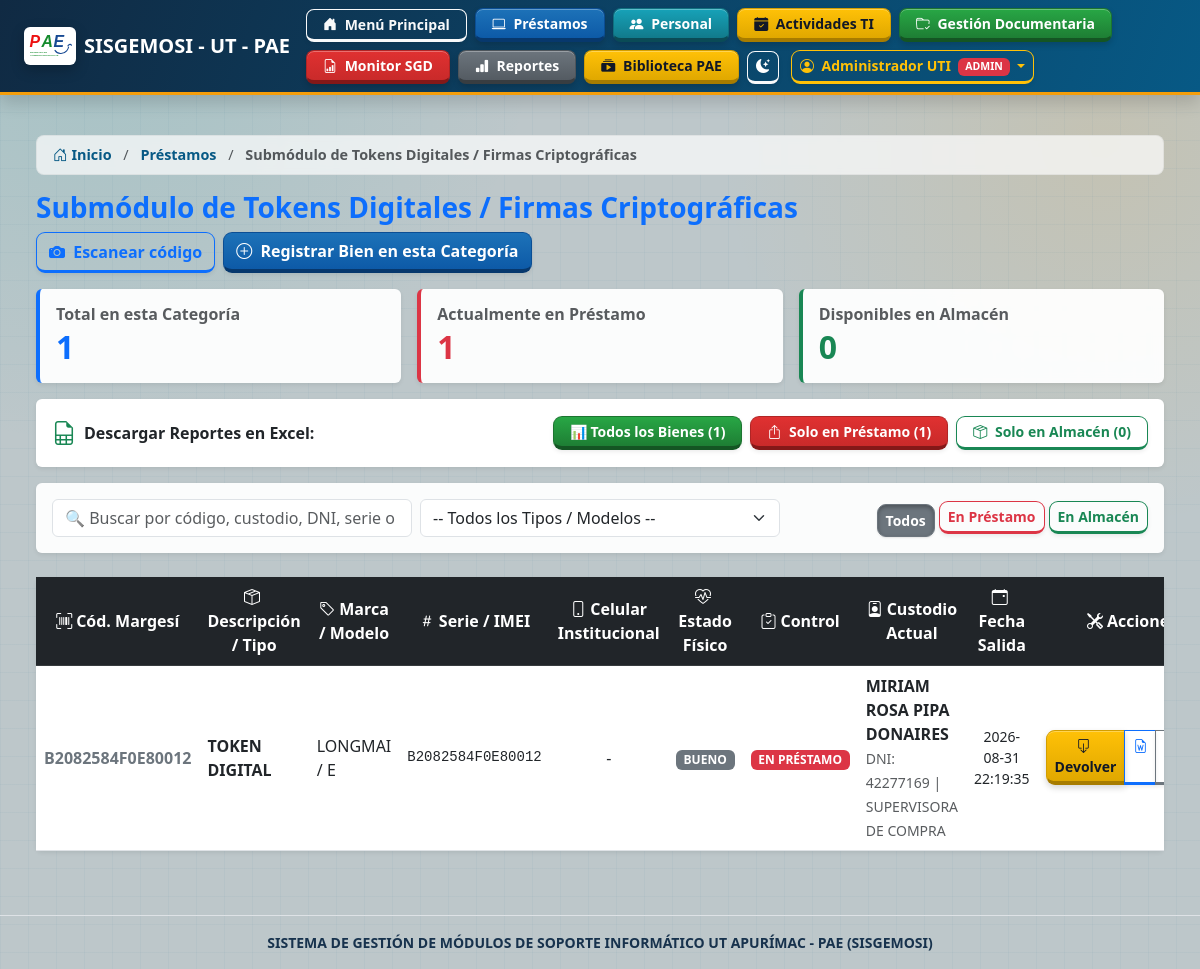
The app's page /prestamos/tokens (signed in) with its own data.
### tables this page shows
CREATE TABLE prestamos (
        id INTEGER PRIMARY KEY AUTOINCREMENT,
        equipo_id INTEGER NOT NULL,
        trabajador_id INTEGER NOT NULL,
        fecha_prestamo DATETIME DEFAULT CURRENT_TIMESTAMP,
        fecha_devolucion DATETIME NULL,
        estado TEXT DEFAULT 'ACTIVO',
        observaciones_entrega TEXT,
        observaciones_devolucion TEXT,
        archivo_acta_entrega TEXT,
        archivo_acta_recepcion TEXT,
        FOREIGN KEY (equipo_id) REFERENCES equipos (id),
        FOREIGN KEY (trabajador_id) REFERENCES trabajadores (id)
    );

CREATE TABLE equipos (
        id INTEGER PRIMARY KEY AUTOINCREMENT,
        codigo_interno TEXT UNIQUE NOT NULL,
        tipo_equipo TEXT NOT NULL,
        marca TEXT,
        modelo TEXT,
        numero_serie TEXT,
        imei_1 TEXT,
        imei_2 TEXT,
        numero_linea TEXT,
        accesorios TEXT,
        estado TEXT DEFAULT 'EN ALMACEN'
    , categoria TEXT DEFAULT 'INFORMATICOS', codigo_margesi TEXT, descripcion TEXT, serie_medidas TEXT, estado_conservacion TEXT DEFAULT 'BUENO', color TEXT, sede TEXT DEFAULT 'ABANCAY', valor_inicial TEXT, valor_neto TEXT, observaciones TEXT, celular_institucional TEXT, nivel_ubicacion TEXT, ambiente_ubicacion TEXT);

CREATE TABLE trabajadores (
        id INTEGER PRIMARY KEY AUTOINCREMENT,
        dni TEXT UNIQUE NOT NULL,
        nombres TEXT,
        apellido_paterno TEXT,
        apellido_materno TEXT,
        cargo TEXT,
        correo_personal TEXT,
        correo_institucional TEXT,
        tipo_contrato TEXT,
        telefono TEXT,
        fecha_nacimiento TEXT
    , celular_institucional TEXT, activo INTEGER NOT NULL DEFAULT 1);

### app.py (the view)
@app.route("/prestamos/<categoria>")
@permiso_requerido("prestamos", "ver")
@login_required
def ver_submodulo(categoria):
    cat = categoria.upper()
    if cat not in ["MOVILES", "TOKENS", "INFORMATICOS", "MOBILIARIO"]:
        return redirect(url_for("prestamos_hub"))
    conn = get_db()
    cursor = conn.cursor()
    query = """
    SELECT
        e.*,
        p.id AS prestamo_id,
        p.fecha_prestamo,
        p.archivo_acta_entrega,
        t.dni AS trabajador_dni,
        (t.nombres || ' ' || t.apellido_paterno || ' ' || t.apellido_materno) AS trabajador_nombre,
        t.cargo AS trabajador_cargo,
        t.telefono AS trabajador_telefono
    FROM equipos e
    LEFT JOIN prestamos p ON e.id = p.equipo_id AND p.estado = 'ACTIVO'
    LEFT JOIN trabajadores t ON p.trabajador_id = t.id
    WHERE e.categoria = ?
    ORDER BY CASE WHEN e.estado = 'EN PRESTAMO' THEN 0 ELSE 1 END, p.fecha_prestamo DESC, e.codigo_margesi ASC
    """
    equipos = cursor.execute(query, (cat,)).fetchall()
    trabajadores = cursor.execute("""
        SELECT id, dni, (nombres || ' ' || apellido_paterno || ' ' || apellido_materno) AS nombre_completo, cargo
        FROM trabajadores
        WHERE activo = 1
        ORDER BY nombres ASC
    """).fetchall()
    tipos_raw = cursor.execute("SELECT DISTINCT descripcion FROM equipos WHERE categoria = ? ORDER BY descripcion ASC", (cat,)).fetchall()
    tipos_disponibles = [r[0] for r in tipos_raw if r[0]]
    total_cat = len(equipos)
    prestados_cat = sum(1 for eq in equipos if eq["estado"] == "EN PRESTAMO")
    almacen_cat = total_cat - prestados_cat
    conn.close()
    nombres_titulos = {
        "MOVILES": "Submódulo de Equipos Móviles (Celulares / Tablets)",
        "TOKENS": "Submódulo de Tokens Digitales / Firmas Criptográficas",
        "INFORMATICOS": "Submódulo de Equipos Informáticos y Audiovisuales",
        "MOBILIARIO": "Submódulo de Mobiliario y Bienes Patrimoniales"
    }
    return render_template("dashboard_categoria.html",
                           equipos=equipos,
                           trabajadores=trabajadores,
                           categoria=cat,
                           titulo_categoria=nombres_titulos.get(cat, cat),
                           tipos_disponibles=tipos_disponibles,
                           total_cat=total_cat,
                           prestados_cat=prestados_cat,
                           almacen_cat=almacen_cat)

### templates/dashboard_categoria.html (shortened to what this page needs)
{% extends "base.html" %}
{% block content %}
<link rel="stylesheet" href="https://unpkg.com/html5-qrcode@2.3.8/html5-qrcode.min.css">
<div class="container-fluid py-3">
    <nav class="breadcrumb-sisgemosi mb-3 no-print" aria-label="breadcrumb">
        <a href="/"><i class="bi bi-house-door me-1"></i>Inicio</a>
        <span class="mx-2 text-muted">/</span>
        <a href="/prestamos">Préstamos</a>
        <span class="mx-2 text-muted">/</span>
        <span class="text-muted fw-bold">{{ titulo_categoria }}</span>
    </nav>
    <div class="d-flex justify-content-between align-items-center mb-3 flex-wrap gap-2">
        <div>
            <h3 class="fw-bold text-primary mb-0">{{ titulo_categoria }}</h3>
        </div>
        <div class="d-flex gap-2">
            <button class="btn btn-outline-primary shadow-sm" type="button" onclick="abrirLectorCodigo()">
                <i class="bi bi-camera-fill me-1"></i> Escanear código
            </button>
            <button class="btn btn-primary shadow-sm" data-bs-toggle="modal" data-bs-target="#modalNuevoEquipo">
                <i class="bi bi-plus-circle me-1"></i> Registrar Bien en esta Categoría
            </button>
        </div>
    </div>
    <div class="row g-3 mb-3">
        <div class="col-12 col-md-4">
            <div class="card shadow-sm border-0 border-start border-4 border-primary h-100">
                <div class="card-body">
                    <h6 class="text-muted fw-bold mb-1">Total en esta Categoría</h6>
                    <h2 class="fw-bold mb-0 text-primary">{{ total_cat }}</h2>
                </div>
            </div>
        </div>
        <div class="col-12 col-md-4">
            <div class="card shadow-sm border-0 border-start border-4 border-danger h-100">
                <div class="card-body">
                    <h6 class="text-muted fw-bold mb-1">Actualmente en Préstamo</h6>
                    <h2 class="fw-bold mb-0 text-danger">{{ prestados_cat }}</h2>
                </div>
            </div>
        </div>
        <div class="col-12 col-md-4">
            <div class="card shadow-sm border-0 border-start border-4 border-success h-100">
                <div class="card-body">
                    <h6 class="text-muted fw-bold mb-1">Disponibles en Almacén</h6>
                    <h2 class="fw-bold mb-0 text-success">{{ almacen_cat }}</h2>
                </div>
            </div>
        </div>
    </div>
    <div class="card shadow-sm border-0 mb-3 bg-white">
        <div class="card-body p-3 d-flex flex-wrap align-items-center justify-content-between gap-2">
            <div class="d-flex align-items-center gap-2">
                <i class="bi bi-file-earmark-spreadsheet fs-4 text-success"></i>
                <span class="fw-bold text-dark">Descargar Reportes en Excel:</span>
            </div>
            <div class="d-flex flex-wrap gap-2">
                <a href="/prestamos/exportar-excel/{{ categoria.lower() }}?estado=TODOS" class="btn btn-success btn-sm px-3 shadow-sm">
                    📊 Todos los Bienes ({{ total_cat }})
                </a>
                <a href="/prestamos/exportar-excel/{{ categoria.lower() }}?estado=PRESTADOS" class="btn btn-danger btn-sm px-3 shadow-sm">
                    <i class="bi bi-box-arrow-up me-1"></i> Solo en Préstamo ({{ prestados_cat }})
                </a>
                <a href="/prestamos/exportar-excel/{{ categoria.lower() }}?estado=ALMACEN" class="btn btn-outline-success btn-sm px-3 shadow-sm">
                    <i class="bi bi-box-seam me-1"></i> Solo en Almacén ({{ almacen_cat }})
                </a>
            </div>
        </div>
    </div>
    <div class="card shadow-sm border-0 mb-4">
        <div class="card-body p-3">
            <div class="row g-2 align-items-center">
                <div class="col-12 col-md-4">
                    <input type="text" id="buscadorTabla" class="form-control" placeholder="🔍 Buscar por código, custodio, DNI, serie o marca...">
                </div>
                <div class="col-12 col-md-4">
                    <select id="filtroTipo" class="form-select">
                        <option value="">-- Todos los Tipos / Modelos --</option>
                    </select>
                </div>
                <div class="col-12 col-md-4 d-flex justify-content-md-end gap-1">
                    <button class="btn btn-outline-secondary btn-sm active" onclick="filtrarEstadoRapido('TODOS', this)">Todos</button>
                    <button class="btn btn-outline-danger btn-sm" onclick="filtrarEstadoRapido('EN PRESTAMO', this)">En Préstamo</button>
                    <button class="btn btn-outline-success btn-sm" onclick="filtrarEstadoRapido('EN ALMACEN', this)">En Almacén</button>
                </div>
            </div>
        </div>
    </div>
    <div class="card shadow-sm border-0">
        <div class="card-body p-0">
            <div class="table-responsive">
                <table class="table table-hover align-middle mb-0" id="tablaInventario">
                    <thead class="table-dark text-center">
                        <tr>
                            <th style="width: 130px;"><i class="bi bi-upc-scan me-1"></i>Cód. Margesí</th>
                            <th><i class="bi bi-box-seam me-1"></i>Descripción / Tipo</th>
                            <th><i class="bi bi-tag me-1"></i>Marca / Modelo</th>
                            <th><i class="bi bi-hash me-1"></i>Serie / IMEI</th>
                            <th><i class="bi bi-phone me-1"></i>Celular Institucional</th>
                            <th><i class="bi bi-heart-pulse me-1"></i>Estado Físico</th>
                            <th><i class="bi bi-clipboard-check me-1"></i>Control</th>
                            <th><i class="bi bi-person-badge me-1"></i>Custodio Actual</th>
                            <th><i class="bi bi-calendar-event me-1"></i>Fecha Salida</th>
                            <th style="width: 140px;"><i class="bi bi-tools me-1"></i>Acciones</th>
                        </tr>
                    </thead>
                    <tbody>
                        {% for eq in equipos %}
                        <tr data-estado="{{ eq.estado }}" data-tipo="{{ eq.descripcion or eq.tipo_equipo }}">
                            <td class="text-center fw-bold text-secondary">
                                {{ eq.codigo_margesi or eq.codigo_interno }}
                            </td>
                            <td>
                                <strong>{{ eq.descripcion or eq.tipo_equipo }}</strong>
                            </td>
                            <td>
                                {{ eq.marca or '-' }} / {{ eq.modelo or '-' }}
                            </td>
                            <td class="text-center font-monospace small">
                                {{ eq.serie_medidas or eq.numero_serie or '-' }}
                            </td>
                            <td class="text-center">
                                {{ eq.celular_institucional or '-' }}
                            </td>
                            <td class="text-center">
                                <span class="badge bg-secondary">{{ eq.estado_conservacion or 'BUENO' }}</span>
                            </td>
                            <td class="text-center">
                                {% if eq.estado == 'EN ALMACEN' %}
                                    <span class="badge bg-success">EN ALMACÉN</span>
                                {% else %}
                                    <span class="badge bg-danger">EN PRÉSTAMO</span>
                                {% endif %}
                            </td>
                            <td>
                                {% if eq.estado == 'EN PRESTAMO' %}
                                    <strong>{{ eq.trabajador_nombre }}</strong><br>
                                    <small class="text-muted">DNI: {{ eq.trabajador_dni }} | {{ eq.trabajador_cargo }}</small>
                                {% else %}
                                    <span class="text-muted fst-italic">En Almacén</span>
                                {% endif %}
                            </td>
                            <td class="text-center small">
                                {% if eq.estado == 'EN PRESTAMO' and eq.fecha_prestamo %}
                                    {{ eq.fecha_prestamo }}
                                {% else %}
                                    ---
                                {% endif %}
                            </td>
                            <td class="text-center">
                                <div class="btn-group btn-group-sm">
                                    {% if eq.estado == 'EN ALMACEN' %}
                                        <button class="btn btn-success" title="Prestar Equipo" onclick="abrirModalPrestamo('{{ eq.id }}', '{{ eq.codigo_margesi or eq.codigo_interno }} - {{ eq.descripcion }}')">
                                            <i class="bi bi-box-arrow-up me-1"></i> Prestar
                                        </button>
                                    {% else %}
                                        <button class="btn btn-warning" title="Recibir Equipo" onclick="abrirModalDevolucion('{{ eq.prestamo_id }}', '{{ eq.codigo_margesi or eq.codigo_interno }} - {{ eq.descripcion }}')">
                                            <i class="bi bi-box-arrow-down me-1"></i> Devolver
                                        </button>
                                        {% if eq.archivo_acta_entrega %}
                                            <a href="/actas/descargar/{{ eq.archivo_acta_entrega }}" class="btn btn-outline-primary" title="Descargar Acta Word">
                                                <i class="bi bi-file-earmark-word"></i>
                                            </a>
                                        {% endif %}
                                    {% endif %}
                                    <button class="btn btn-outline-secondary" title="Ver Historial" onclick="verHistorial('{{ eq.id }}')">
                                    </button>
                                </div>
                            </td>
                        </tr>
                        {% endfor %}
                    </tbody>
                </table>
            </div>
        </div>
    </div>
</div>
{% endblock %}

### records on screen
prestamos: codigo_margesi "B2082584F0E80012", descripcion "TOKEN DIGITAL", marca "LONGMAI", modelo "E", serie_medidas "B2082584F0E80012", celular_institucional "-", estado_conservacion "BUENO", trabajador_nombre "MIRIAM ROSA PIPA DONAIRES", trabajador_dni "42277169", trabajador_cargo "SUPERVISORA DE COMPRA", fecha_prestamo "2026-08-31 22:19:35"

### other values on screen
{{ session.get('nombre') }} "Administrador UTI"
{{ titulo_categoria }} "Submódulo de Tokens Digitales / Firmas Criptográficas"
{{ total_cat }} "1"
{{ prestados_cat }} "1"
{{ almacen_cat }} "0"
